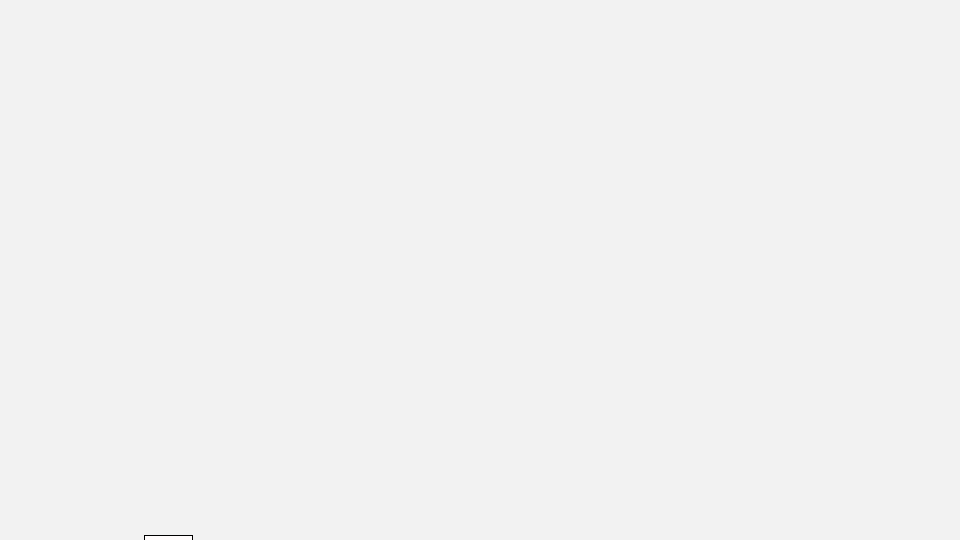
Frame 1 (no input)
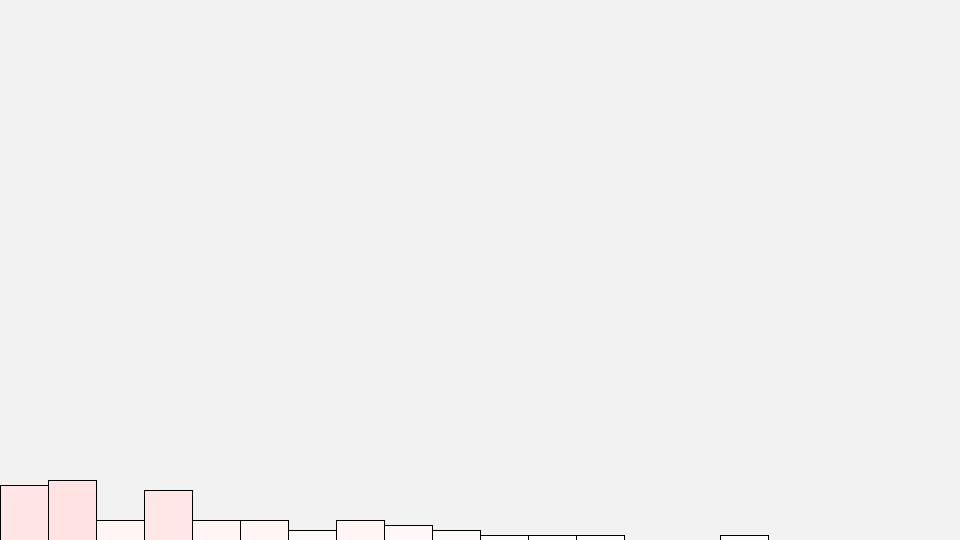
Frame 60 (the mouse pressed at the canvas centre just before this capture)
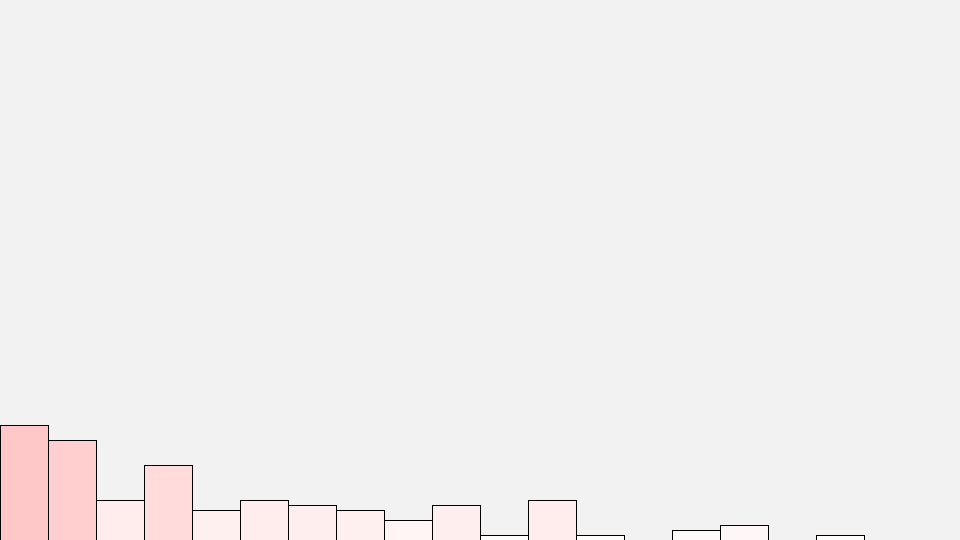
Frame 120 (the mouse held since frame 60 and released just before this capture)

The Processing sketch that drew these frames (run headless with seeded random() and noise(); from frame 60 on, the mouse is pressed at the canvas centre):

// Processing sketch: sketch_xxx_random2
// ── sketch_xxx_random2.pde
// 変数
int col = 20; // 列の数
int[] nums = new int[col]; // 列の数分の配列
int colWidth;

// setup関数 : 初回1度だけ実行される
void setup() {
  size(960, 540); // ウィンドウサイズを960px,540pxに
  colorMode(HSB, 360, 100, 100);
  colWidth = width/col; // バーの幅 = 画面幅/列数
  // 配列の個数分forループ
  for (int i = 0; i < nums.length; i++) {
    nums[i] = 0; //配列の各要素の初期化
  }
}

// draw関数 : setup関数実行後繰り返し実行される
void draw() {
  background(0, 0, 95);
  // ランダムで選んだ数値の配列の値を加算
  //列の数(0〜20)で、ランダムに数字を選ぶ(数字が小さい方に偏りあり)
  int r = int(random(1)*random(1)*col); 

  // 大きい数字が出現しやすいようにするには
  // int r = int((1 - random(1)*random(1))*col); 

  nums[r] += 5; //該当列にあたる配列の数値5を+する。

  // 各列の矩形を描画
  for (int i = 0; i < nums.length; i++) {
    float x = i*colWidth; // 開始点のx座標
    float y = height-nums[i]; // 開始点のy座標
    float w = colWidth; //列の幅
    float h = nums[i]; // 列の高さ=配列の値
    
    // 列の高さに応じて、矩形の塗りつぶし色の彩度を増減
    fill(0, map(h, 0, height, 0, 100), 100);
    rect(x, y, w, h); //配列の個数分、四角を描画
  }
}
